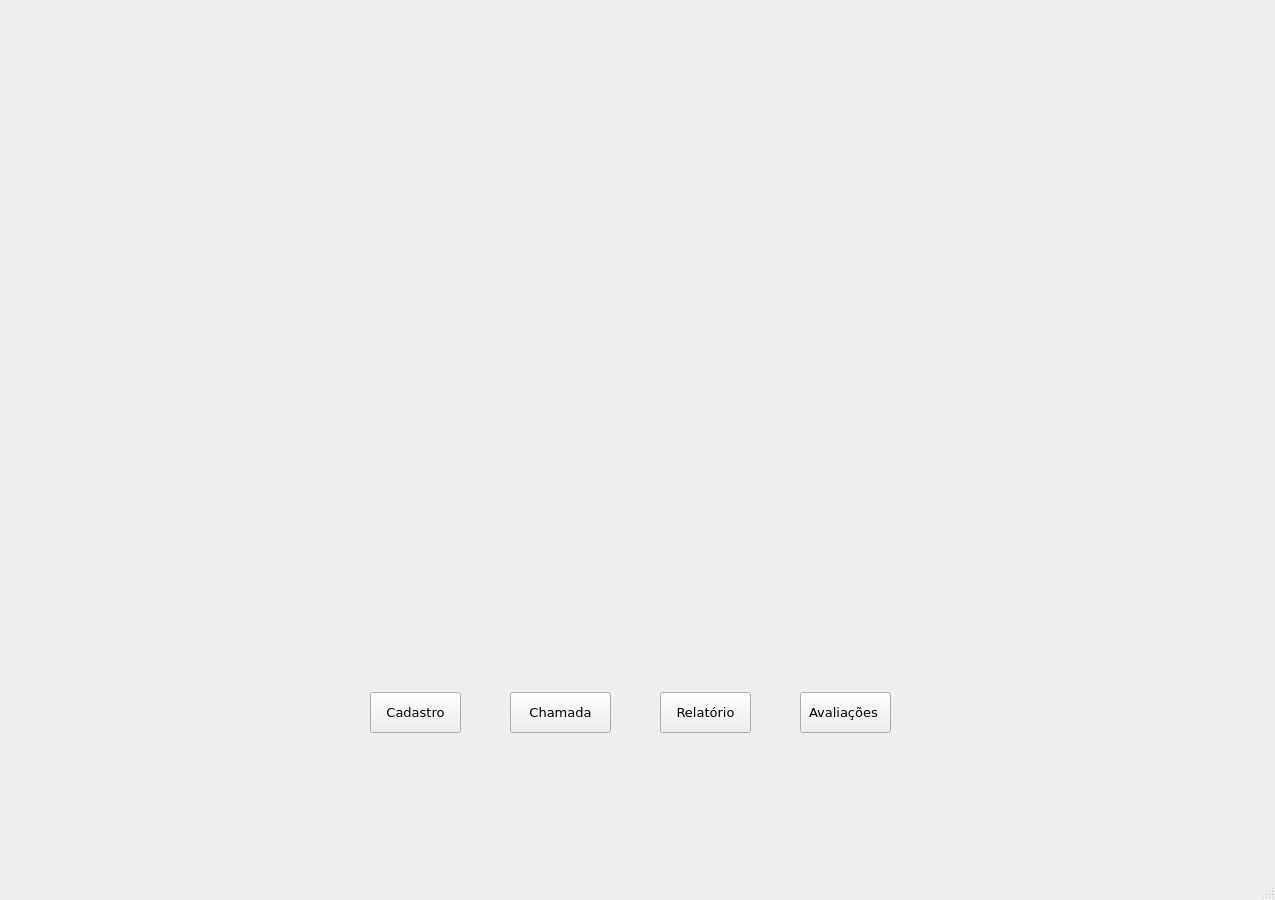
<?xml version="1.0" encoding="UTF-8"?>
<ui version="4.0">
 <class>MainWindow</class>
 <widget class="QMainWindow" name="MainWindow">
  <property name="geometry">
   <rect>
    <x>0</x>
    <y>0</y>
    <width>1275</width>
    <height>900</height>
   </rect>
  </property>
  <property name="windowTitle">
   <string>MainWindow</string>
  </property>
  <widget class="QWidget" name="centralwidget">
   <widget class="QLabel" name="labelFundo">
    <property name="geometry">
     <rect>
      <x>0</x>
      <y>0</y>
      <width>1271</width>
      <height>851</height>
     </rect>
    </property>
    <property name="text">
     <string/>
    </property>
    <property name="textFormat">
     <enum>Qt::AutoText</enum>
    </property>
    <property name="pixmap">
     <pixmap>../../../Imagens/Saved Pictures/fundoSga.png</pixmap>
    </property>
    <property name="scaledContents">
     <bool>true</bool>
    </property>
   </widget>
   <widget class="QPushButton" name="pushButtonAvaliacoes">
    <property name="geometry">
     <rect>
      <x>800</x>
      <y>692</y>
      <width>91</width>
      <height>41</height>
     </rect>
    </property>
    <property name="font">
     <font>
      <family>Verdana</family>
      <pointsize>10</pointsize>
     </font>
    </property>
    <property name="text">
     <string>Avaliações </string>
    </property>
   </widget>
   <widget class="QPushButton" name="pushButtonCadastro">
    <property name="geometry">
     <rect>
      <x>370</x>
      <y>692</y>
      <width>91</width>
      <height>41</height>
     </rect>
    </property>
    <property name="font">
     <font>
      <family>Verdana</family>
      <pointsize>10</pointsize>
     </font>
    </property>
    <property name="text">
     <string>Cadastro</string>
    </property>
   </widget>
   <widget class="QPushButton" name="pushButtonChamada">
    <property name="geometry">
     <rect>
      <x>510</x>
      <y>692</y>
      <width>101</width>
      <height>41</height>
     </rect>
    </property>
    <property name="font">
     <font>
      <family>Verdana</family>
      <pointsize>10</pointsize>
     </font>
    </property>
    <property name="text">
     <string>Chamada</string>
    </property>
   </widget>
   <widget class="QPushButton" name="pushButtonRelatorio">
    <property name="geometry">
     <rect>
      <x>660</x>
      <y>692</y>
      <width>91</width>
      <height>41</height>
     </rect>
    </property>
    <property name="font">
     <font>
      <family>Verdana</family>
      <pointsize>10</pointsize>
     </font>
    </property>
    <property name="text">
     <string>Relatório</string>
    </property>
   </widget>
  </widget>
  <widget class="QMenuBar" name="menubar">
   <property name="geometry">
    <rect>
     <x>0</x>
     <y>0</y>
     <width>1275</width>
     <height>21</height>
    </rect>
   </property>
  </widget>
  <widget class="QStatusBar" name="statusbar"/>
 </widget>
 <resources/>
 <connections/>
</ui>
